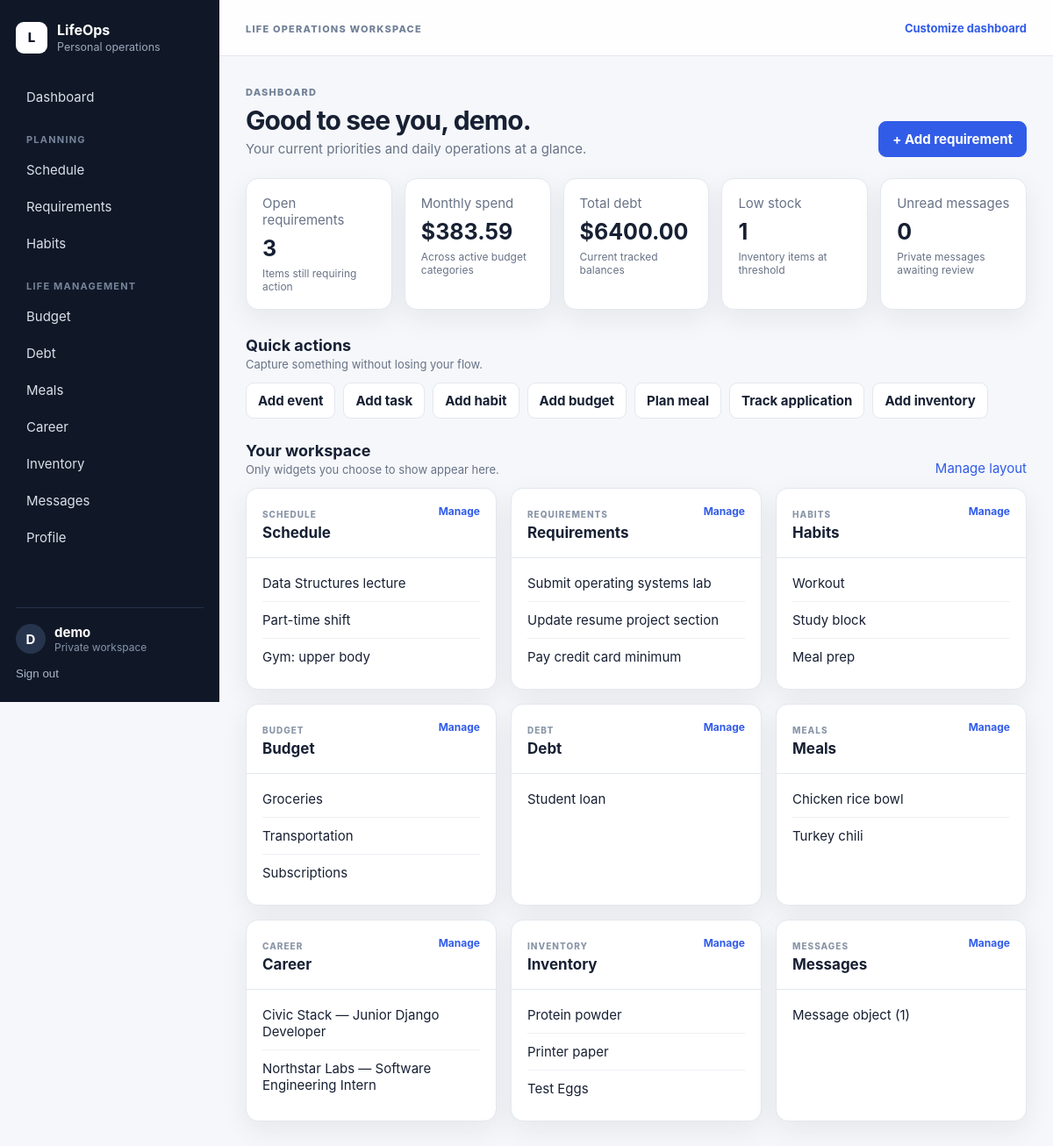
Before: /dashboard/ (signed in) with the older database file.
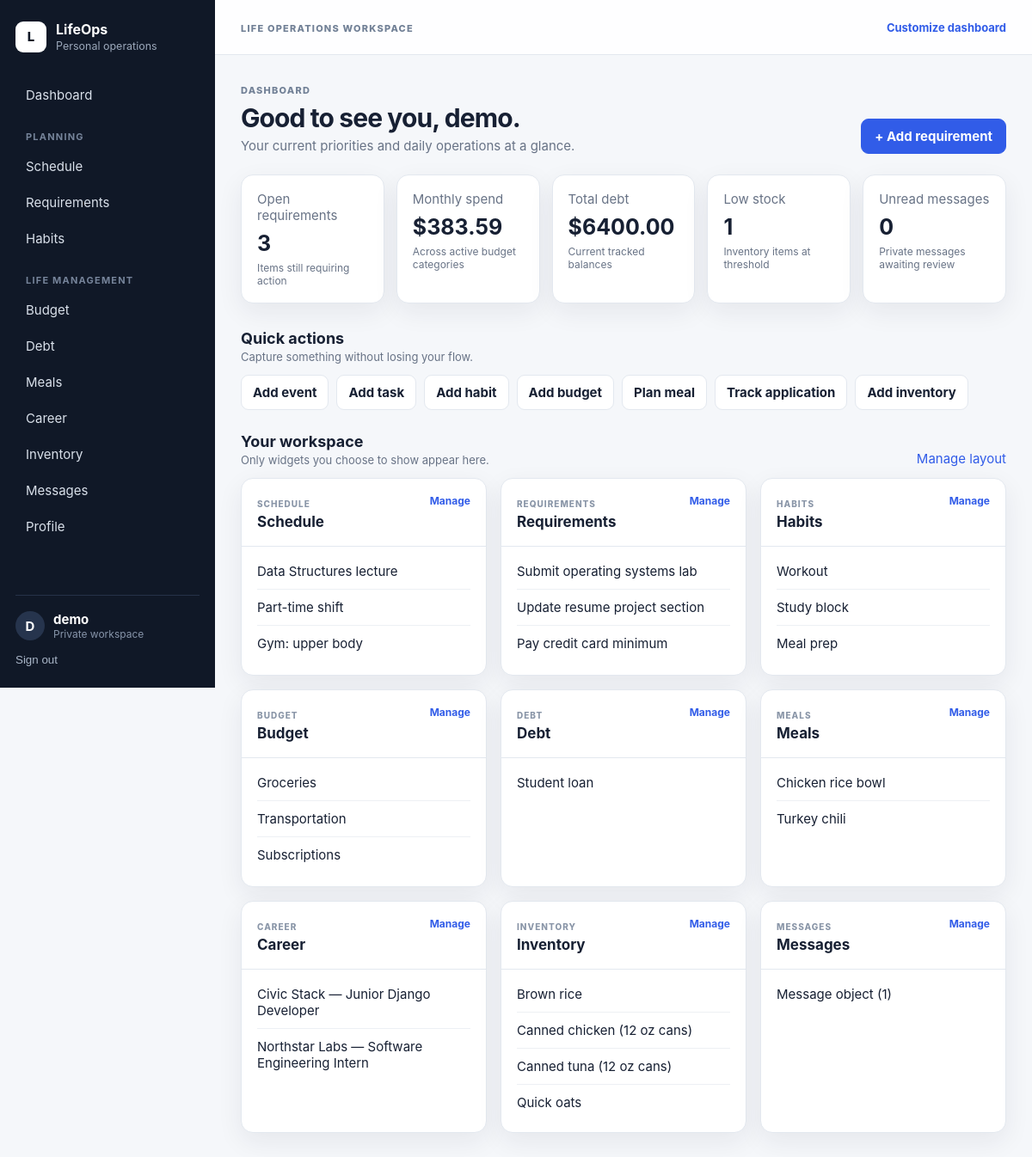
After: the same page with the newer database file.
### core/models.py (models this page shows, shortened)
class DashboardWidget(models.Model):
    user = models.ForeignKey(User, on_delete=models.CASCADE)
    key = models.CharField(max_length=40)
    visible = models.BooleanField(default=True)
    position = models.PositiveIntegerField(default=0)
    class Meta:
        unique_together = ('user','key')
        ordering = ['position','id']

class OwnedModel(models.Model):
    user = models.ForeignKey(User, on_delete=models.CASCADE)
    created_at = models.DateTimeField(auto_now_add=True)
    updated_at = models.DateTimeField(auto_now=True)
    class Meta:
        abstract = True

class ScheduleEvent(OwnedModel):
    CATEGORIES=[('school','School'),('work','Work'),('personal','Personal')]
    title=models.CharField(max_length=180)
    category=models.CharField(max_length=20,choices=CATEGORIES,default='personal')
    starts_at=models.DateTimeField()
    ends_at=models.DateTimeField()
    location=models.CharField(max_length=180,blank=True)
    class Meta: ordering=['starts_at']
    def __str__(self): return self.title

class Requirement(OwnedModel):
    CATEGORIES=[('assignment','Assignment'),('bill','Bill'),('task','Task'),('other','Other')]
    title=models.CharField(max_length=180)
    category=models.CharField(max_length=20,choices=CATEGORIES,default='task')
    due_at=models.DateTimeField(null=True,blank=True)
    completed=models.BooleanField(default=False)
    notes=models.TextField(blank=True)
    class Meta: ordering=['completed','due_at','title']
    def __str__(self): return self.title

class Habit(OwnedModel):
    name=models.CharField(max_length=140)
    target_per_week=models.PositiveSmallIntegerField(default=3)
    current_streak=models.PositiveIntegerField(default=0)
    def __str__(self): return self.name

class BudgetCategory(OwnedModel):
    name=models.CharField(max_length=120)
    monthly_limit=models.DecimalField(max_digits=12,decimal_places=2,default=0)
    current_spend=models.DecimalField(max_digits=12,decimal_places=2,default=0)
    def __str__(self): return self.name

class Debt(OwnedModel):
    name=models.CharField(max_length=120)
    balance=models.DecimalField(max_digits=12,decimal_places=2,default=0)
    minimum_payment=models.DecimalField(max_digits=12,decimal_places=2,default=0)
    apr=models.DecimalField(max_digits=6,decimal_places=2,default=0)
    def __str__(self): return self.name

class MealPlan(OwnedModel):
    MEAL_TYPES=[('breakfast','Breakfast'),('lunch','Lunch'),('dinner','Dinner'),('snack','Snack')]
    meal_date=models.DateField()
    meal_type=models.CharField(max_length=20,choices=MEAL_TYPES)
    recipe_name=models.CharField(max_length=180)
    protein_grams=models.PositiveIntegerField(default=0)
    class Meta: ordering=['meal_date','meal_type']
    def __str__(self): return self.recipe_name

class JobApplication(OwnedModel):
    STATUSES=[('saved','Saved'),('applied','Applied'),('interviewing','Interviewing'),('offer','Offer'),('rejected','Rejected')]
    company=models.CharField(max_length=160)
    role=models.CharField(max_length=180)
    status=models.CharField(max_length=20,choices=STATUSES,default='saved')
    deadline=models.DateField(null=True,blank=True)
    notes=models.TextField(blank=True)
    class Meta: ordering=['-updated_at']
    def __str__(self): return f'{self.company} — {self.role}'

class InventoryItem(OwnedModel):
    name = models.CharField(max_length=160)
    location = models.CharField(max_length=160, blank=True)
    quantity = models.DecimalField(
        max_digits=10,
        decimal_places=1,
        default=1,
        validators=[MinValueValidator(0)],
    )
    reorder_threshold = models.PositiveIntegerField(default=0)
    is_food = models.BooleanField("Food item", default=False)
    unit = models.CharField(max_length=32, default="count")
    printed_date = models.DateField(blank=True, null=True)
    opened_on = models.DateField(blank=True, null=True)
    cooked_on = models.DateField(blank=True, null=True)
    frozen_on = models.DateField(blank=True, null=True)
    revision = models.PositiveIntegerField(default=0)
    archived = models.BooleanField(default=False)
    @property
    def low_stock(self):
        return self.quantity <= self.reorder_threshold
    def __str__(self):
        return self.name
    class Meta:
        constraints = [
            models.CheckConstraint(
                condition=models.Q(quantity__gte=0),
                name="inventory_quantity_nonnegative",
            ),
        ]

class Message(models.Model):
    sender=models.ForeignKey(User,on_delete=models.CASCADE,related_name='sent_messages')
    recipient=models.ForeignKey(User,on_delete=models.CASCADE,related_name='received_messages')
    body=models.TextField()
    created_at=models.DateTimeField(auto_now_add=True)
    read_at=models.DateTimeField(null=True,blank=True)
    class Meta: ordering=['-created_at']

### core/views.py (the view)
# urls.py: path('dashboard/',views.dashboard,name='dashboard'),
@login_required
def dashboard(request):
    ensure_widgets(request.user)
    widgets=DashboardWidget.objects.filter(user=request.user,visible=True)
    labels=dict(WIDGETS)
    data={
      'schedule': ScheduleEvent.objects.filter(user=request.user).order_by('starts_at')[:5],
      'requirements': Requirement.objects.filter(user=request.user,completed=False).order_by('due_at')[:5],
      'habits': Habit.objects.filter(user=request.user)[:5],
      'budget': BudgetCategory.objects.filter(user=request.user)[:5],
      'debt': Debt.objects.filter(user=request.user).order_by('-balance')[:5],
      'meals': MealPlan.objects.filter(user=request.user).order_by('meal_date')[:5],
      'career': JobApplication.objects.filter(user=request.user)[:5],
      'inventory': InventoryItem.objects.filter(user=request.user, archived=False).order_by('quantity')[:5],
      'messages': Message.objects.filter(Q(sender=request.user)|Q(recipient=request.user))[:5],
    }
    widget_payload=[{'key':w.key,'label':labels.get(w.key,w.key.title()),'items':data.get(w.key,[])} for w in widgets]
    budget_total=BudgetCategory.objects.filter(user=request.user).aggregate(v=Sum('current_spend'))['v'] or Decimal('0')
    debt_total=Debt.objects.filter(user=request.user).aggregate(v=Sum('balance'))['v'] or Decimal('0')
    context={
      'widgets':widget_payload,
      'open_requirements':Requirement.objects.filter(user=request.user,completed=False).count(),
      'monthly_spend':budget_total,
      'total_debt':debt_total,
      'low_stock':sum(1 for i in InventoryItem.objects.filter(user=request.user) if i.low_stock),
      'unread_messages':Message.objects.filter(recipient=request.user,read_at__isnull=True).count(),
    }
    return render(request,'core/dashboard.html',context)

### core/views.py (called while the page is built)
def ensure_widgets(user):
    existing={w.key for w in DashboardWidget.objects.filter(user=user)}
    for pos,(key,_) in enumerate(WIDGETS):
        if key not in existing:
            DashboardWidget.objects.create(user=user,key=key,position=pos,visible=True)

### core/templates/core/dashboard.html
{% extends 'core/base.html' %}{% block title %}Dashboard · LifeOps{% endblock %}{% block content %}
<div class="page-heading"><div><span class="eyebrow">Dashboard</span><h1>Good to see you, {{ user.username }}.</h1><p>Your current priorities and daily operations at a glance.</p></div><div class="heading-actions"><a class="btn primary" href="{% url 'module_add' 'requirements' %}">+ Add requirement</a></div></div>
<div class="metrics"><div class="metric"><span>Open requirements</span><strong>{{ open_requirements }}</strong><small>Items still requiring action</small></div><div class="metric"><span>Monthly spend</span><strong>${{ monthly_spend|floatformat:2 }}</strong><small>Across active budget categories</small></div><div class="metric"><span>Total debt</span><strong>${{ total_debt|floatformat:2 }}</strong><small>Current tracked balances</small></div><div class="metric"><span>Low stock</span><strong>{{ low_stock }}</strong><small>Inventory items at threshold</small></div><div class="metric"><span>Unread messages</span><strong>{{ unread_messages }}</strong><small>Private messages awaiting review</small></div></div>
<div class="section-head"><div><h2>Quick actions</h2><p>Capture something without losing your flow.</p></div></div><div class="quick-actions"><a href="{% url 'module_add' 'schedule' %}">Add event</a><a href="{% url 'module_add' 'requirements' %}">Add task</a><a href="{% url 'module_add' 'habits' %}">Add habit</a><a href="{% url 'module_add' 'budget' %}">Add budget</a><a href="{% url 'module_add' 'meals' %}">Plan meal</a><a href="{% url 'module_add' 'career' %}">Track application</a><a href="{% url 'module_add' 'inventory' %}">Add inventory</a></div>
<div class="section-head"><div><h2>Your workspace</h2><p>Only widgets you choose to show appear here.</p></div><a href="{% url 'dashboard_settings' %}">Manage layout</a></div>
<div class="widget-grid">{% for widget in widgets %}<section class="widget"><div class="widget-head"><div><span class="widget-kicker">{{ widget.label }}</span><h3>{{ widget.label }}</h3></div>{% if widget.key == 'messages' %}<a href="{% url 'messages_page' %}">Manage</a>{% else %}<a href="{% url 'module_list' widget.key %}">Manage</a>{% endif %}</div><div class="widget-body">{% if widget.items %}{% for item in widget.items %}<div class="widget-row"><span>{{ item }}</span>{% if item.completed %}<em>Done</em>{% endif %}</div>{% endfor %}{% else %}<div class="empty-mini"><strong>No records yet</strong><span>Add your first item to start using this area.</span></div>{% endif %}</div></section>{% empty %}<div class="empty-state"><h3>Your dashboard is empty</h3><p>Turn on widgets in dashboard settings.</p><a class="btn primary" href="{% url 'dashboard_settings' %}">Customize dashboard</a></div>{% endfor %}</div>
{% endblock %}

Changed rows visible on the page:
changed DashboardWidget "Inventory": loses InventoryItem (name "Protein powder"); loses InventoryItem (name "Printer paper"); loses InventoryItem (name "Test Eggs")
added InventoryItem: name "Brown rice", shown under DashboardWidget "Inventory"
added InventoryItem: name "Canned chicken (12 oz cans)", shown under DashboardWidget "Inventory"
added InventoryItem: name "Canned tuna (12 oz cans)", shown under DashboardWidget "Inventory"
added InventoryItem: name "Quick oats", shown under DashboardWidget "Inventory"
